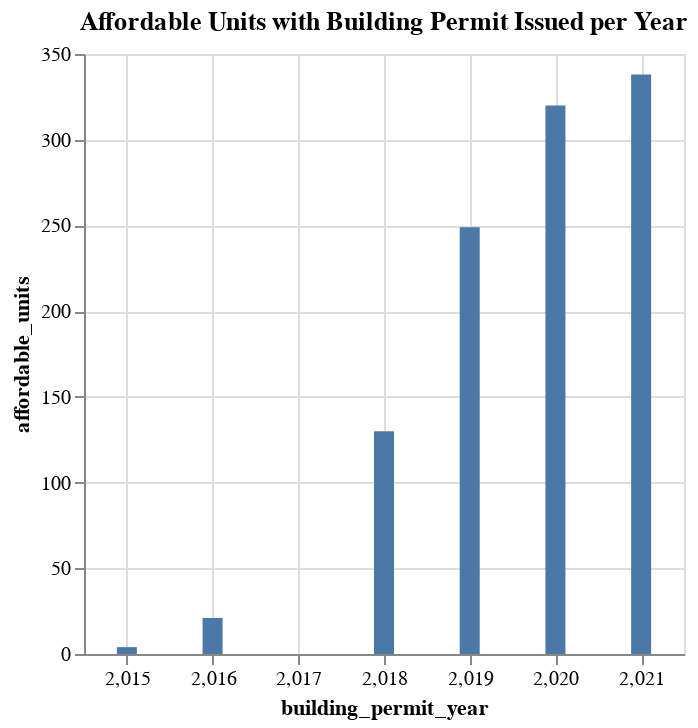

Notebook cell for this chart:
### Code cell
# Create a chart

source = housing_building_permit_year
alt.Chart(source).mark_bar(size=10).encode(
        x = "building_permit_year", 
        y= "affordable_units", 
).properties(width=300, title='Affordable Units with Building Permit Issued per Year')

### Figure 1 — Vega-Lite specification as saved in the notebook (floating-point values rounded to 4 significant figures)
{"config": {"view": {"continuousWidth": 400, "continuousHeight": 300}}, "data": {"name": "data-0e7c91935c03a263e5b364e265b290f6"}, "mark": {"type": "bar", "size": 10}, "encoding": {"x": {"field": "building_permit_year", "type": "quantitative"}, "y": {"field": "affordable_units", "type": "quantitative"}}, "title": "Affordable Units with Building Permit Issued per Year", "width": 300, "$schema": "https://vega.github.io/schema/vega-lite/v4.17.0.json", "datasets": {"data-0e7c91935c03a263e5b364e265b290f6": [{"building_permit_year": 2015, "affordable_units": 4.0, "per_affordable": 11.0}, {"building_permit_year": 2016, "affordable_units": 21.0, "per_affordable": 11.0}, {"building_permit_year": 2017, "affordable_units": 0.0, "per_affordable": 0.0}, {"building_permit_year": 2018, "affordable_units": 130.0, "per_affordable": 13.5}, {"building_permit_year": 2019, "affordable_units": 249.0, "per_affordable": 14.0}, {"building_permit_year": 2020, "affordable_units": 320.0, "per_affordable": 14.0}, {"building_permit_year": 2021, "affordable_units": 338.0, "per_affordable": 99.0}]}}
